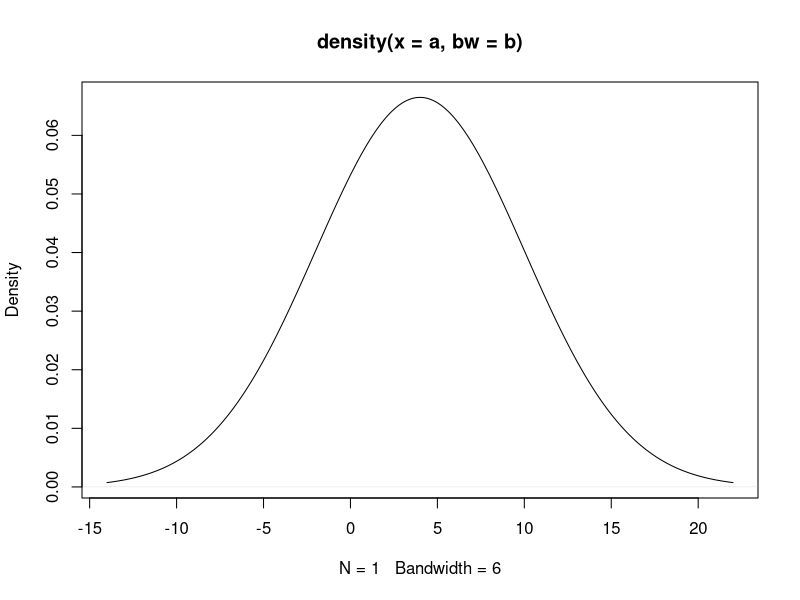

Write R code to recreate this figure.
## ---- chunk 1
# Sec 1.2, Question 3

myData = read.table("exer01-0203.txt", header = TRUE, sep = "\r")
print(myData)

stem(myData$C1)

# Sec 1.3, Question 19

# Part a
a = 4
b = 6
data = c(a, b)
plot(density(a, b))
# Density curve is plotted. To verify the area under the curve is 1, use the formula for 
# Area, A= bh where base is 6-4=2 and height is 1/(b-a) = .5 Therefore A = 2(.5) = 1

# Part b
# To find out what portion of the forms will be processed between 4.5 and 5.5 minuntes 
# you use the same formula of 1/(b-a) but put it in the integral formula. Integral from 
# 4.5 to 5.5 of 1/(6-4) dx = 1/2x form 4.5 to 5.5 = (.5)(5.5) - (.5)(4.5) = .5 So 50% 
# of the forms will be processed in that time.

# Part C
# To find what value separates the slower half from the faster half, you can examine the 
# graph and see it's 5, or you can solve for the mean. mu = (4 + 6) / 2 = 5

# Part d (extra, did it then saw the instructions to only do a, b, and c)
# The best 10% will happen before a + 10%(b-a) = 4 + (.1)(6-4) = 4 + .2 = 4.2  4.2 is the 
# value that separates the best 10% from the other 90%


# Sec 1.4 Question 32 (all parts)
# Part a
# The value of z such that the area under the standard normal curve is .9082 is 1.33

# Part b
# The value of z such that the area under the standard normal curve to the left of the 
# value is .9080 is 1.325. To get this value find the row with .9080. It's close to 1.32 
# and 1.33. Take the average of the two and you get 1.325

# Part c
#Value of z such that the area under the curve to the right of z is .121 In order to use 
# the z table to find the area to the right (or above) the z number, you subtract 
# 1 - .121 = .879 Find that on the table and the value of z is 1.17.

# Part d
# What value of z* is such that the area under the standard normal curve between -z and z
# is .754?
# Since the standard curve is symmetrical, we can divide the percentage in half to get both
# sides. .754/2 = .377 is the percentage in the middle of the two points.
# Find the -z value that corresponds with .377, -z = -.31 (This is the area to the left)
# Find the +z value (the area to the right) 1 - .377 = .623, z = .31
# Therefore z = +- .31

# Part e
# How far to the right of 0 would you have to go to capture an upper-tail(to the right of)
# z curve area of .002? How far to the left would you have to go to capture this same 
# lower-tail area?
# Upper-tail: 1 - .002 = .998 gives a z value of 2.88
# Using symmetry to get the same curve on the left we get z = -2.88.

# Sec 2.1 Question 1

# Part a
myData2 = read.table("exer02-0101.txt", header = TRUE, sep = "\r")
# print(myData2$Sales)
myMean = mean(myData2$Sales)
print(myMean)
myMedian = median(myData2$Sales)
print(myMedian)

# Part b
myData2 = read.table("exer02-0101 copy.txt", header = TRUE, sep = "\r")
# print(myData2$Sales)
myMean = mean(myData2$Sales)
print(myMean)
myMedian = median(myData2$Sales)
print(myMedian)

# Question 8
# A target is located at the point 0 on the horizontal axis. Let x be
# the landing point of a shot aimed at the target, a continuous
# variable with density function f(x) = .75(1-x^2) for -1<x<1.
# What is the mean value of x?
# Using the integral formula for mean: Integral from -1 to 1
# of.75x(1-x^)dx = .75 integral from -1 to 1 of (x-x^3) dx = 0
# Therefore mean value of x is 0.

